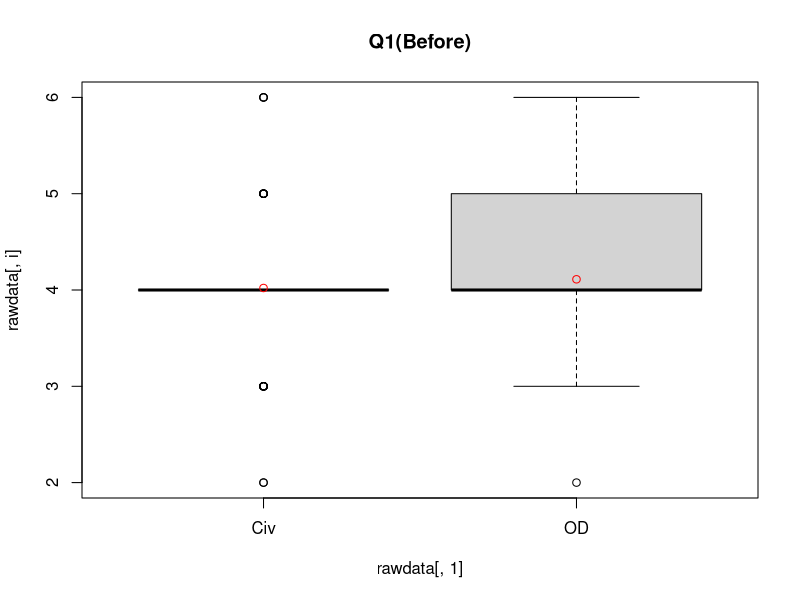
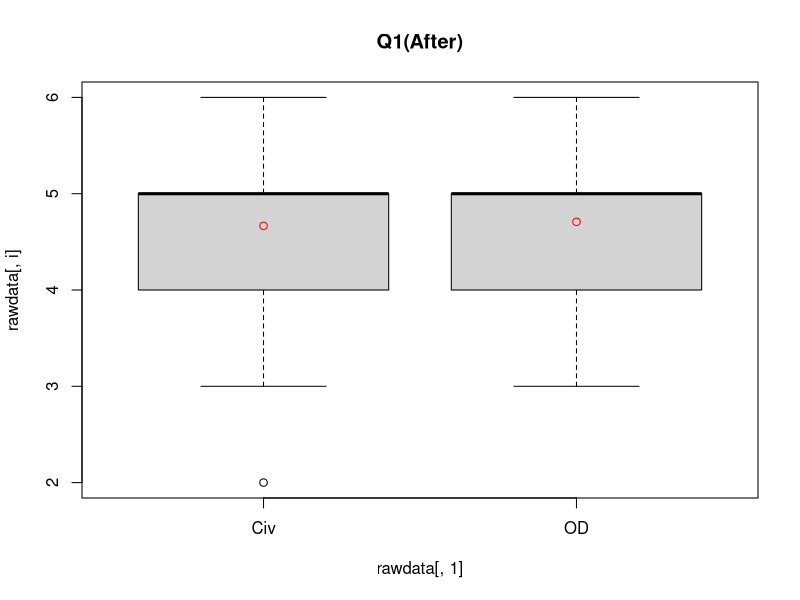
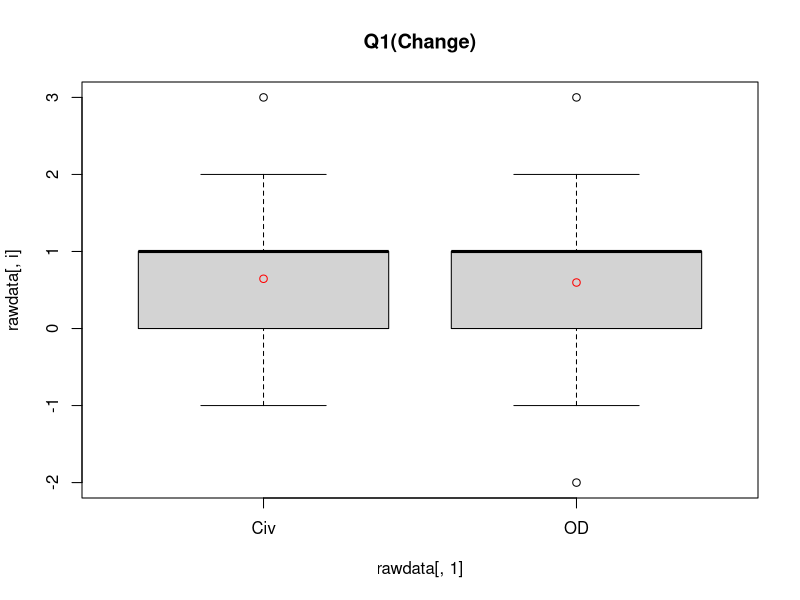
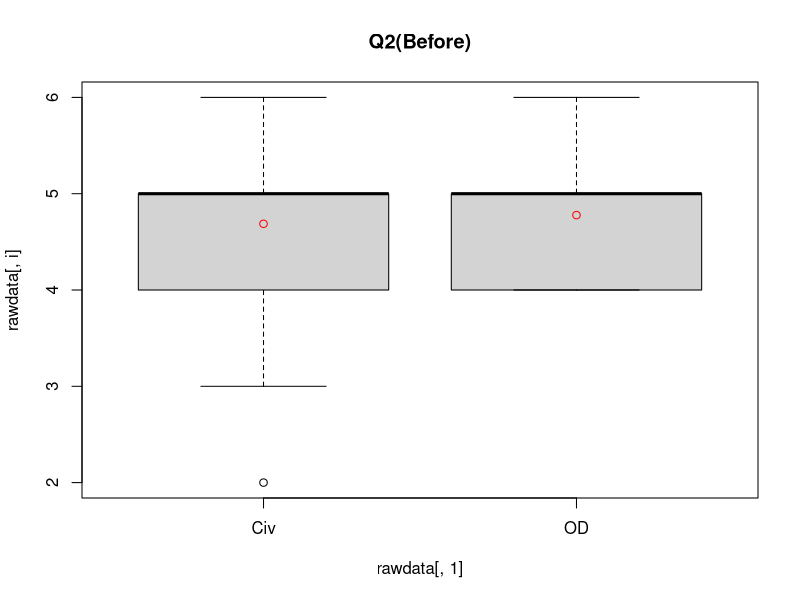
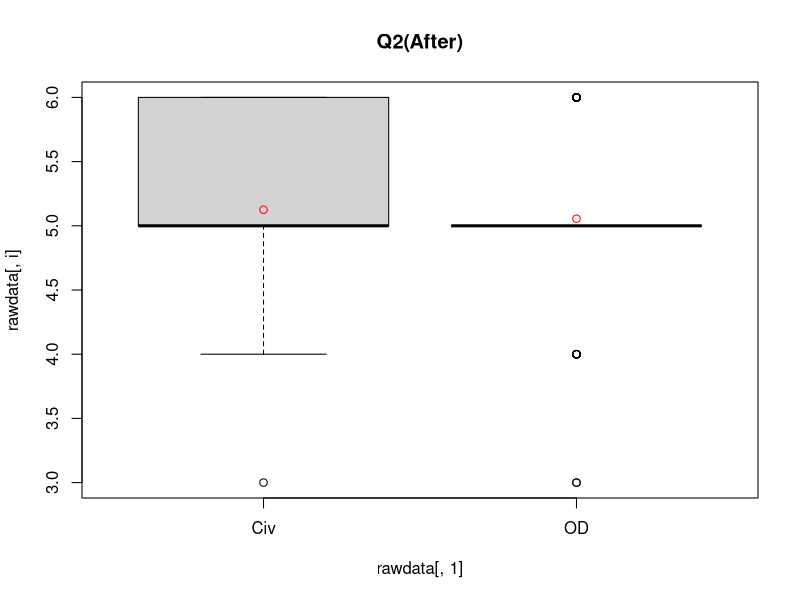
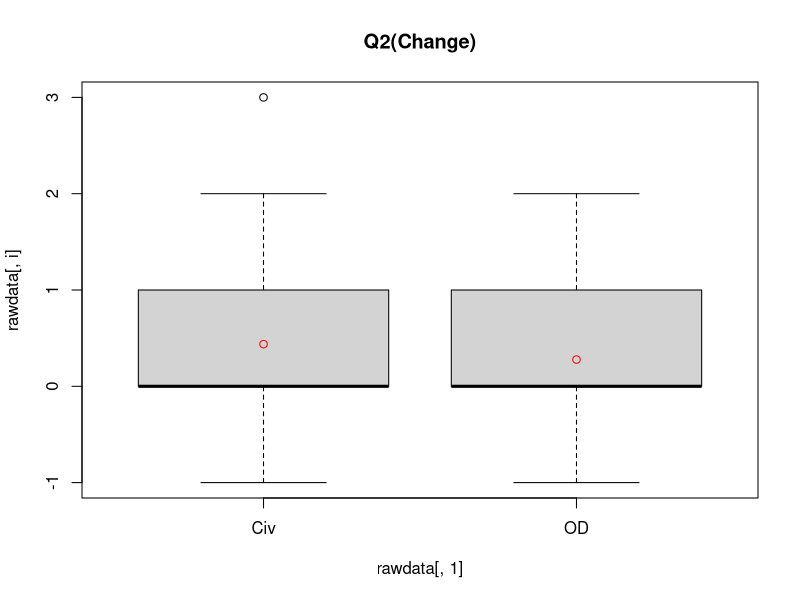
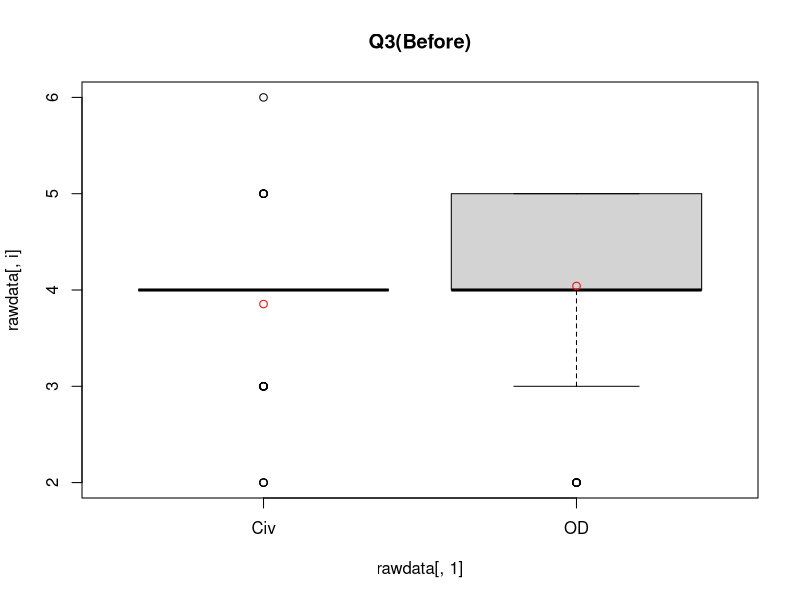
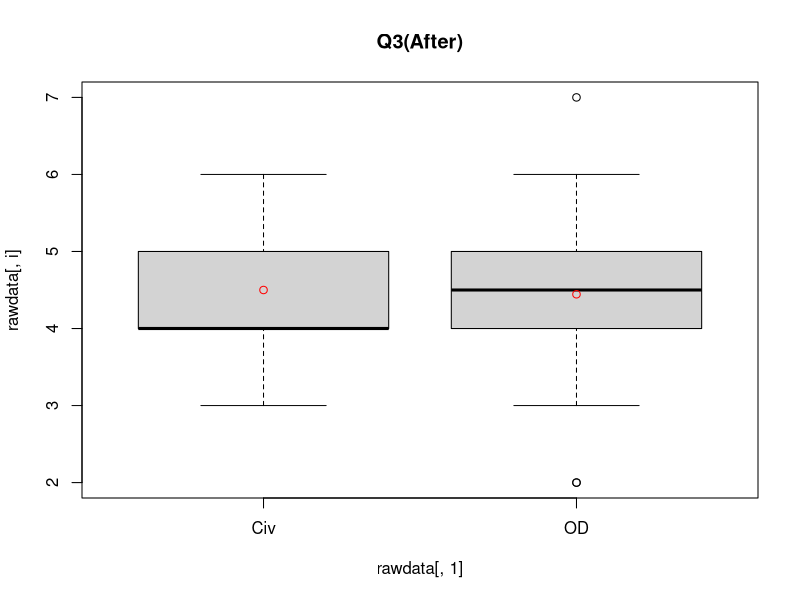

These figures' R source, in order:
#Import csv file, auto-convert N/A as NA, preserve original column names
rawdata <- read.csv("201617T1_KMKonly_data.csv", header = TRUE, sep = ",", na.strings=c("NA", "BLANK", "MULT", "ERROR #3100", "#VALUE!", "Not Asked"), check.names = FALSE, stringsAsFactors = FALSE)
formatDF <- read.csv("rangeOfValues_1617T1.csv", header = TRUE, sep = ",", na.strings = c("--"), check.names = FALSE, stringsAsFactors = FALSE) 

#Tag out OD and Civ 4 participants
tag_civ=which(!is.na(rawdata$Q41))
tag_OD=which(!is.na(rawdata$Q36))

#doubt students who play civ4 would join OD, therefore excluding those already in tag_Civ
tag_OD=tag_OD[!tag_OD%in%tag_civ]


#Remove Subject, Sub-class, Class no.
rawdata[1:3]<-list(NULL)

#Remove empty rows
rawdata <- rawdata[rowSums(is.na(rawdata) | rawdata == "") != ncol(rawdata),]

for(i in 1:7){rawdata[rawdata[,52]==formatDF[i,52],52]=2*i-1.5}

for(i in 1:6){rawdata[rawdata[,53]==formatDF[i,53],53]=2*i-1.5}

rawdata[rawdata[,54]==formatDF[1,54],54]=0.5
for(i in 2:5){rawdata[rawdata[,54]==formatDF[i,54],54]=mean(as.numeric(unlist(strsplit(formatDF[i,54]," to <"))))}
rawdata[rawdata[,54]==formatDF[6,54],54]=15

for(i in 1:6){rawdata[rawdata[,55]==formatDF[i,55],55]=i-0.5}

for(i in 1:6){rawdata[rawdata[,56]==formatDF[i,56],56]=max(0.2*(i-1)-0.1,0)}

for(i in 1:6){rawdata[rawdata[,57]==formatDF[i,57],57]=max(0.2*(i-1)-0.1,0)}

for(i in 52:57){rawdata[,i]=as.numeric(rawdata[,i])}

rawdata=cbind(rep(0,nrow(rawdata)),rawdata)
# ---Check for "out-of-range" records---
#Import rangeOfValues.csv, which specifies possible answers for each question, to formatDF dataframe

rawdata[rawdata$Q41 %in% 1:6,1]="Civ"
rawdata[!rawdata$Q41 %in% 1:6,1]="OD"
for(i in 2:70)
{
boxplot(rawdata[,i]~rawdata[,1],main=names(rawdata)[i])
points(1:2,aggregate(rawdata[,i],list(rawdata[,1]),mean,na.rm=TRUE, na.action=NULL)[,2],col="red")
print(names(rawdata[i]))
print(t.test(rawdata[,i]~rawdata[,1]))
}